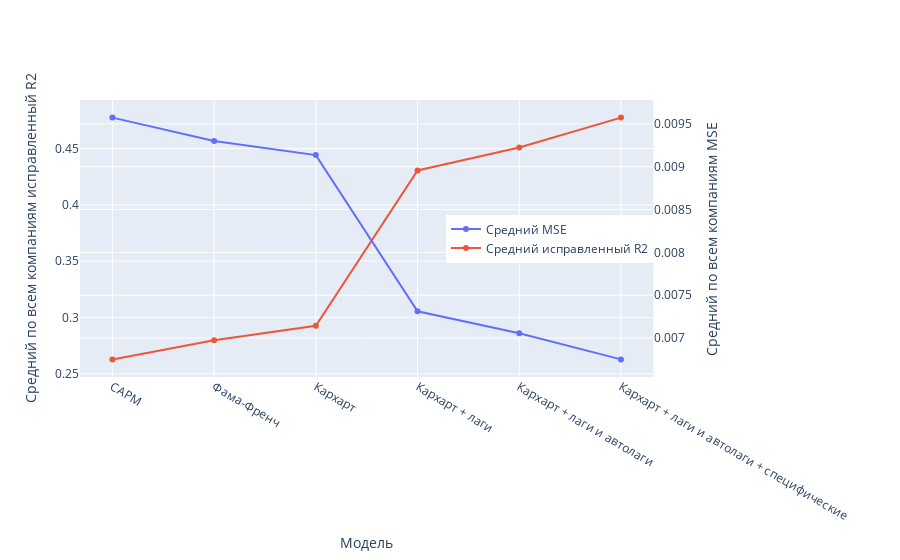

Source (notebook cell):
### Markdown cell above
# Plot summary

### Code cell
import plotly.graph_objects as go
from plotly.subplots import make_subplots

# Create figure with secondary y-axis
fig = make_subplots(specs=[[{"secondary_y": True}]])

# Add traces
fig.add_trace(
    go.Scatter(x=MSE_total.index, y=MSE_total['Средний MSE'],mode='lines+markers',name='Средний MSE'),
    secondary_y=True,
)

fig.add_trace(
    go.Scatter(x=R2_total.index, y=R2_total['Средний исправленный R2'],mode='lines+markers',name='Средний исправленный R2'),
    secondary_y=False,
)
    

    

# Set y-axes titles
fig.update_yaxes(title_text="Средний по всем компаниям MSE", secondary_y=True)
fig.update_yaxes(title_text="Средний по всем компаниям исправленный R2", secondary_y=False)
fig.update_layout(xaxis_title = 'Модель',autosize=True,
                 legend=dict(yanchor="middle", y=0.5, xanchor="left", x=0.6))

fig.show()

### Figure 1 — Plotly figure (JSON) as saved in the notebook; plotly's stock layout.template omitted (floating-point values rounded to 4 significant figures)
{"data": [{"mode": "lines+markers", "name": "Средний MSE", "type": "scatter", "x": ["CAPM", "Фама-Френч", "Кархарт", "Кархарт + лаги", "Кархарт + лаги и автолаги", "Кархарт + лаги и автолаги + специфические"], "xaxis": "x", "y": [0.009573, 0.009299, 0.009136, 0.007312, 0.007056, 0.006751], "yaxis": "y2"}, {"mode": "lines+markers", "name": "Средний исправленный R2", "type": "scatter", "x": ["CAPM", "Фама-Френч", "Кархарт", "Кархарт + лаги", "Кархарт + лаги и автолаги", "Кархарт + лаги и автолаги + специфические"], "xaxis": "x", "y": [0.2626, 0.2796, 0.2926, 0.4306, 0.4511, 0.4776], "yaxis": "y"}], "layout": {"autosize": true, "legend": {"x": 0.6, "xanchor": "left", "y": 0.5, "yanchor": "middle"}, "xaxis": {"anchor": "y", "domain": [0, 0.94], "title": {"text": "Модель"}}, "yaxis": {"anchor": "x", "domain": [0, 1], "title": {"text": "Средний по всем компаниям исправленный R2"}}, "yaxis2": {"anchor": "x", "overlaying": "y", "side": "right", "title": {"text": "Средний по всем компаниям MSE"}}}}
